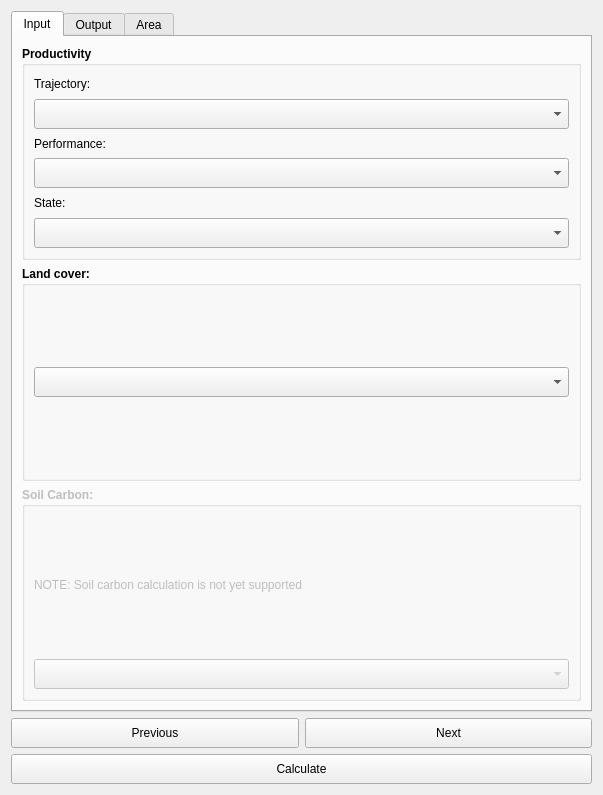
<?xml version="1.0" encoding="UTF-8"?>
<ui version="4.0">
 <class>DlgReportingUNCCD</class>
 <widget class="QDialog" name="DlgReportingUNCCD">
  <property name="geometry">
   <rect>
    <x>0</x>
    <y>0</y>
    <width>603</width>
    <height>795</height>
   </rect>
  </property>
  <property name="sizePolicy">
   <sizepolicy hsizetype="Fixed" vsizetype="Fixed">
    <horstretch>0</horstretch>
    <verstretch>0</verstretch>
   </sizepolicy>
  </property>
  <property name="windowTitle">
   <string>Calculate SDG indicator</string>
  </property>
  <layout class="QVBoxLayout" name="verticalLayout">
   <item>
    <widget class="QTabWidget" name="TabBox">
     <property name="sizePolicy">
      <sizepolicy hsizetype="Minimum" vsizetype="Expanding">
       <horstretch>0</horstretch>
       <verstretch>0</verstretch>
      </sizepolicy>
     </property>
     <property name="tabShape">
      <enum>QTabWidget::Rounded</enum>
     </property>
     <property name="currentIndex">
      <number>0</number>
     </property>
     <widget class="QWidget" name="InputTab">
      <attribute name="title">
       <string>Input</string>
      </attribute>
      <layout class="QVBoxLayout" name="verticalLayout_2">
       <item>
        <widget class="QGroupBox" name="groupBox">
         <property name="sizePolicy">
          <sizepolicy hsizetype="Preferred" vsizetype="Expanding">
           <horstretch>0</horstretch>
           <verstretch>0</verstretch>
          </sizepolicy>
         </property>
         <property name="maximumSize">
          <size>
           <width>16777215</width>
           <height>16777215</height>
          </size>
         </property>
         <property name="font">
          <font>
           <weight>75</weight>
           <bold>true</bold>
          </font>
         </property>
         <property name="title">
          <string>Productivity</string>
         </property>
         <layout class="QVBoxLayout" name="verticalLayout_5">
          <item>
           <widget class="QLabel" name="label_9">
            <property name="font">
             <font>
              <weight>50</weight>
              <bold>false</bold>
             </font>
            </property>
            <property name="text">
             <string>Trajectory:</string>
            </property>
           </widget>
          </item>
          <item>
           <widget class="QComboBox" name="layer_traj">
            <property name="sizePolicy">
             <sizepolicy hsizetype="Expanding" vsizetype="Fixed">
              <horstretch>0</horstretch>
              <verstretch>0</verstretch>
             </sizepolicy>
            </property>
            <property name="minimumSize">
             <size>
              <width>0</width>
              <height>30</height>
             </size>
            </property>
           </widget>
          </item>
          <item>
           <widget class="QLabel" name="label_8">
            <property name="font">
             <font>
              <weight>50</weight>
              <bold>false</bold>
             </font>
            </property>
            <property name="text">
             <string>Performance:</string>
            </property>
           </widget>
          </item>
          <item>
           <widget class="QComboBox" name="layer_perf">
            <property name="sizePolicy">
             <sizepolicy hsizetype="Expanding" vsizetype="Fixed">
              <horstretch>0</horstretch>
              <verstretch>0</verstretch>
             </sizepolicy>
            </property>
            <property name="minimumSize">
             <size>
              <width>0</width>
              <height>30</height>
             </size>
            </property>
           </widget>
          </item>
          <item>
           <widget class="QLabel" name="label_10">
            <property name="font">
             <font>
              <weight>50</weight>
              <bold>false</bold>
             </font>
            </property>
            <property name="text">
             <string>State:</string>
            </property>
           </widget>
          </item>
          <item>
           <widget class="QComboBox" name="layer_state">
            <property name="sizePolicy">
             <sizepolicy hsizetype="Expanding" vsizetype="Fixed">
              <horstretch>0</horstretch>
              <verstretch>0</verstretch>
             </sizepolicy>
            </property>
            <property name="minimumSize">
             <size>
              <width>0</width>
              <height>30</height>
             </size>
            </property>
           </widget>
          </item>
         </layout>
        </widget>
       </item>
       <item>
        <widget class="QGroupBox" name="groupBox_2">
         <property name="sizePolicy">
          <sizepolicy hsizetype="Preferred" vsizetype="Expanding">
           <horstretch>0</horstretch>
           <verstretch>0</verstretch>
          </sizepolicy>
         </property>
         <property name="minimumSize">
          <size>
           <width>0</width>
           <height>0</height>
          </size>
         </property>
         <property name="maximumSize">
          <size>
           <width>16777215</width>
           <height>16777215</height>
          </size>
         </property>
         <property name="font">
          <font>
           <weight>75</weight>
           <bold>true</bold>
          </font>
         </property>
         <property name="title">
          <string>Land cover:</string>
         </property>
         <layout class="QVBoxLayout" name="verticalLayout_6">
          <item>
           <widget class="QComboBox" name="layer_lc">
            <property name="sizePolicy">
             <sizepolicy hsizetype="Expanding" vsizetype="Fixed">
              <horstretch>0</horstretch>
              <verstretch>0</verstretch>
             </sizepolicy>
            </property>
            <property name="minimumSize">
             <size>
              <width>0</width>
              <height>30</height>
             </size>
            </property>
           </widget>
          </item>
         </layout>
        </widget>
       </item>
       <item>
        <widget class="QGroupBox" name="groupBox_3">
         <property name="enabled">
          <bool>false</bool>
         </property>
         <property name="sizePolicy">
          <sizepolicy hsizetype="Preferred" vsizetype="Expanding">
           <horstretch>0</horstretch>
           <verstretch>0</verstretch>
          </sizepolicy>
         </property>
         <property name="maximumSize">
          <size>
           <width>16777215</width>
           <height>16777215</height>
          </size>
         </property>
         <property name="font">
          <font>
           <weight>75</weight>
           <bold>true</bold>
          </font>
         </property>
         <property name="title">
          <string>Soil Carbon:</string>
         </property>
         <layout class="QVBoxLayout" name="verticalLayout_7">
          <item>
           <widget class="QLabel" name="label_11">
            <property name="font">
             <font>
              <weight>50</weight>
              <bold>false</bold>
             </font>
            </property>
            <property name="text">
             <string>NOTE: Soil carbon calculation is not yet supported</string>
            </property>
           </widget>
          </item>
          <item>
           <widget class="QComboBox" name="layer_soc">
            <property name="sizePolicy">
             <sizepolicy hsizetype="Expanding" vsizetype="Fixed">
              <horstretch>0</horstretch>
              <verstretch>0</verstretch>
             </sizepolicy>
            </property>
            <property name="minimumSize">
             <size>
              <width>275</width>
              <height>30</height>
             </size>
            </property>
           </widget>
          </item>
         </layout>
        </widget>
       </item>
      </layout>
     </widget>
     <widget class="QWidget" name="OutputTab">
      <attribute name="title">
       <string>Output</string>
      </attribute>
      <layout class="QVBoxLayout" name="verticalLayout_4">
       <item>
        <widget class="QGroupBox" name="groupBox_6">
         <property name="title">
          <string>Output folder</string>
         </property>
         <layout class="QHBoxLayout" name="horizontalLayout">
          <item>
           <widget class="QLineEdit" name="output_folder">
            <property name="minimumSize">
             <size>
              <width>0</width>
              <height>35</height>
             </size>
            </property>
            <property name="placeholderText">
             <string>Choose a folder...</string>
            </property>
           </widget>
          </item>
          <item>
           <widget class="QPushButton" name="browse_output_folder">
            <property name="minimumSize">
             <size>
              <width>0</width>
              <height>35</height>
             </size>
            </property>
            <property name="text">
             <string>Browse</string>
            </property>
           </widget>
          </item>
         </layout>
        </widget>
       </item>
       <item>
        <widget class="QGroupBox" name="groupBox_5">
         <property name="enabled">
          <bool>true</bool>
         </property>
         <property name="font">
          <font>
           <weight>50</weight>
           <bold>false</bold>
          </font>
         </property>
         <property name="title">
          <string>Plot title</string>
         </property>
         <layout class="QVBoxLayout" name="verticalLayout_9">
          <item>
           <widget class="QLineEdit" name="plot_title">
            <property name="enabled">
             <bool>true</bool>
            </property>
            <property name="minimumSize">
             <size>
              <width>0</width>
              <height>35</height>
             </size>
            </property>
            <property name="text">
             <string>SDG Indicator 15.3.1</string>
            </property>
            <property name="placeholderText">
             <string/>
            </property>
           </widget>
          </item>
         </layout>
        </widget>
       </item>
       <item>
        <spacer name="verticalSpacer_2">
         <property name="orientation">
          <enum>Qt::Vertical</enum>
         </property>
         <property name="sizeHint" stdset="0">
          <size>
           <width>20</width>
           <height>0</height>
          </size>
         </property>
        </spacer>
       </item>
      </layout>
     </widget>
     <widget class="QWidget" name="AreaTab">
      <attribute name="title">
       <string>Area</string>
      </attribute>
      <layout class="QVBoxLayout" name="verticalLayout_3">
       <item>
        <widget class="QGroupBox" name="groupBox_7">
         <property name="title">
          <string>Area to run calculations for</string>
         </property>
         <layout class="QGridLayout" name="gridLayout_2">
          <item row="2" column="0">
           <widget class="QLabel" name="label_4">
            <property name="sizePolicy">
             <sizepolicy hsizetype="Minimum" vsizetype="Preferred">
              <horstretch>0</horstretch>
              <verstretch>0</verstretch>
             </sizepolicy>
            </property>
            <property name="maximumSize">
             <size>
              <width>110</width>
              <height>16777215</height>
             </size>
            </property>
            <property name="font">
             <font>
              <weight>50</weight>
              <bold>false</bold>
             </font>
            </property>
            <property name="text">
             <string>Second level:</string>
            </property>
           </widget>
          </item>
          <item row="1" column="0">
           <widget class="QLabel" name="label_3">
            <property name="sizePolicy">
             <sizepolicy hsizetype="Minimum" vsizetype="Preferred">
              <horstretch>0</horstretch>
              <verstretch>0</verstretch>
             </sizepolicy>
            </property>
            <property name="maximumSize">
             <size>
              <width>110</width>
              <height>16777215</height>
             </size>
            </property>
            <property name="font">
             <font>
              <weight>50</weight>
              <bold>false</bold>
             </font>
            </property>
            <property name="text">
             <string>First level:</string>
            </property>
           </widget>
          </item>
          <item row="3" column="0">
           <spacer name="verticalSpacer">
            <property name="orientation">
             <enum>Qt::Vertical</enum>
            </property>
            <property name="sizeHint" stdset="0">
             <size>
              <width>20</width>
              <height>0</height>
             </size>
            </property>
           </spacer>
          </item>
          <item row="5" column="2">
           <widget class="QPushButton" name="area_fromfile_browse">
            <property name="enabled">
             <bool>false</bool>
            </property>
            <property name="minimumSize">
             <size>
              <width>0</width>
              <height>30</height>
             </size>
            </property>
            <property name="maximumSize">
             <size>
              <width>80</width>
              <height>16777215</height>
             </size>
            </property>
            <property name="text">
             <string>Browse</string>
            </property>
           </widget>
          </item>
          <item row="2" column="1" colspan="2">
           <widget class="QComboBox" name="area_admin_1">
            <property name="sizePolicy">
             <sizepolicy hsizetype="Expanding" vsizetype="Fixed">
              <horstretch>0</horstretch>
              <verstretch>0</verstretch>
             </sizepolicy>
            </property>
            <property name="minimumSize">
             <size>
              <width>0</width>
              <height>30</height>
             </size>
            </property>
           </widget>
          </item>
          <item row="1" column="1" colspan="2">
           <widget class="QComboBox" name="area_admin_0">
            <property name="sizePolicy">
             <sizepolicy hsizetype="Expanding" vsizetype="Fixed">
              <horstretch>0</horstretch>
              <verstretch>0</verstretch>
             </sizepolicy>
            </property>
            <property name="minimumSize">
             <size>
              <width>0</width>
              <height>30</height>
             </size>
            </property>
           </widget>
          </item>
          <item row="5" column="0" colspan="2">
           <widget class="QLineEdit" name="area_fromfile_file">
            <property name="enabled">
             <bool>false</bool>
            </property>
            <property name="minimumSize">
             <size>
              <width>0</width>
              <height>30</height>
             </size>
            </property>
            <property name="placeholderText">
             <string>Choose a file...</string>
            </property>
           </widget>
          </item>
          <item row="4" column="0" colspan="3">
           <widget class="QRadioButton" name="area_fromfile">
            <property name="text">
             <string>Area from file</string>
            </property>
           </widget>
          </item>
          <item row="0" column="0" colspan="3">
           <widget class="QRadioButton" name="area_admin">
            <property name="text">
             <string>Administrative area</string>
            </property>
            <property name="checked">
             <bool>true</bool>
            </property>
           </widget>
          </item>
         </layout>
        </widget>
       </item>
       <item>
        <spacer name="verticalSpacer_4">
         <property name="orientation">
          <enum>Qt::Vertical</enum>
         </property>
         <property name="sizeHint" stdset="0">
          <size>
           <width>20</width>
           <height>0</height>
          </size>
         </property>
        </spacer>
       </item>
      </layout>
     </widget>
    </widget>
   </item>
   <item>
    <layout class="QGridLayout" name="gridLayout_3">
     <item row="1" column="0" colspan="2">
      <widget class="QPushButton" name="button_calculate">
       <property name="minimumSize">
        <size>
         <width>0</width>
         <height>30</height>
        </size>
       </property>
       <property name="text">
        <string>Calculate</string>
       </property>
      </widget>
     </item>
     <item row="0" column="0">
      <widget class="QPushButton" name="button_prev">
       <property name="minimumSize">
        <size>
         <width>0</width>
         <height>30</height>
        </size>
       </property>
       <property name="text">
        <string>Previous</string>
       </property>
      </widget>
     </item>
     <item row="0" column="1">
      <widget class="QPushButton" name="button_next">
       <property name="minimumSize">
        <size>
         <width>0</width>
         <height>30</height>
        </size>
       </property>
       <property name="text">
        <string>Next</string>
       </property>
      </widget>
     </item>
    </layout>
   </item>
  </layout>
 </widget>
 <resources/>
 <connections/>
</ui>
